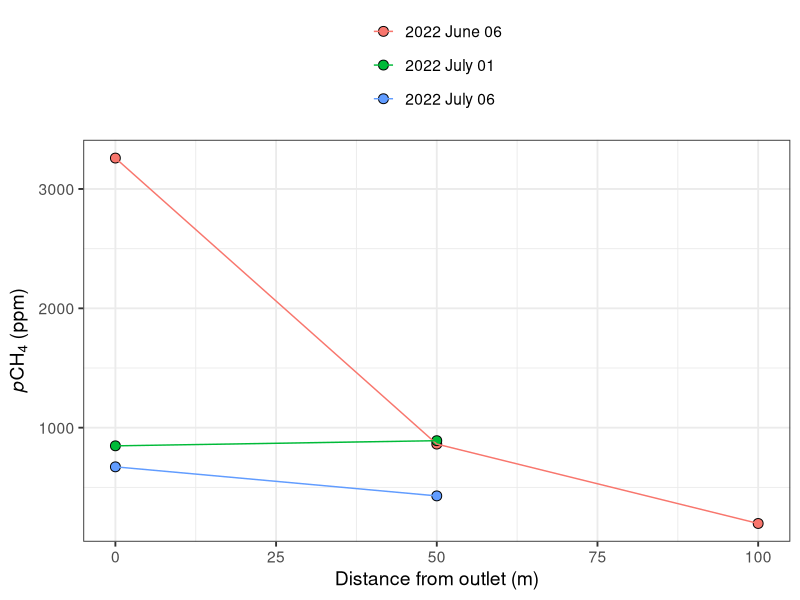
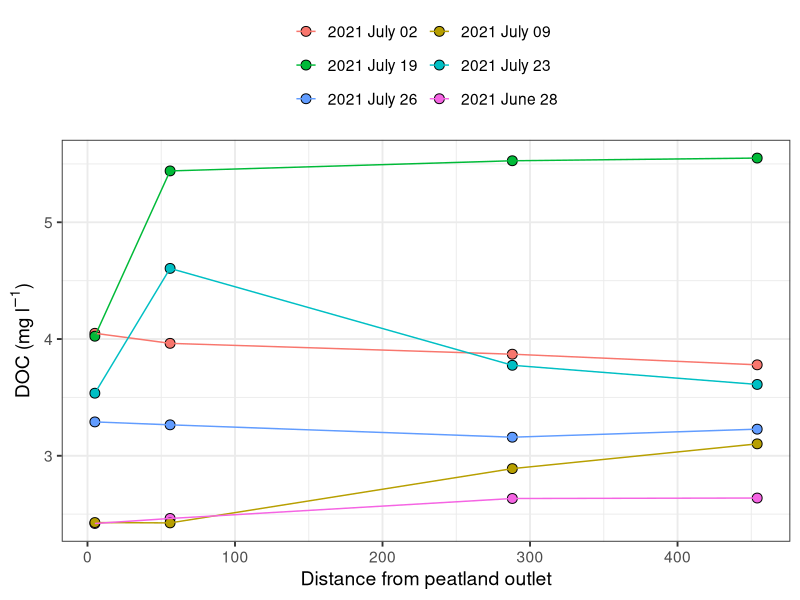
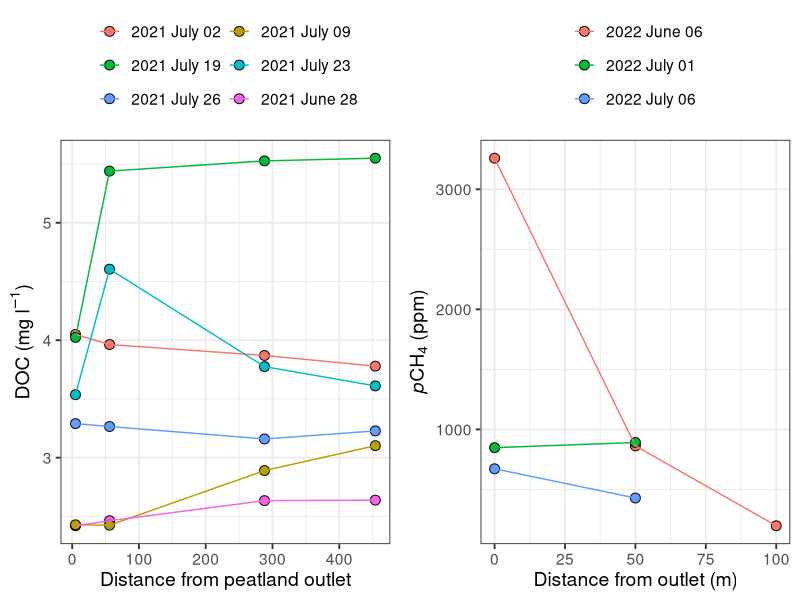

Reproduce these figures in R, in order.
#figure 9
library(here)
library(dplyr)
library(ggplot2)
library(ggpubr)

CH4_df_summary <- read.csv(here::here("Whitmore_etal_Biogeochemistry/methane_df.csv"))

DOC_df <- read.csv(here::here("Whitmore_etal_Biogeochemistry/DOC_df.csv"))
DOC_df$Date <- as.Date(DOC_df$Date, format="%m/%d/%y")

DOC_df$Date_plot <- as.character(format(DOC_df$Date,format="%Y %B %d"))
#without colmillo data
DOC_spatial <- ggplot(DOC_df %>%filter(SampleType=="Station")%>%filter(WS=="Gavilan")%>%filter(Date<"2022-01-01"))+
  geom_point(aes(x=Distance_from_peatland, y=DOC, fill=Date_plot), shape=21,size=3) + 
  geom_line(aes(x=Distance_from_peatland, y=DOC,color=Date_plot)) + 
  xlab("Distance from peatland outlet") +
  ylab(expression(paste('DOC (mg ' , l^-1,")"))) +
  labs(fill="Date",color="Date") +
  theme_bw(base_size = 14) +
  theme(legend.position = "top",
        legend.title = element_blank())  +
  guides(color=guide_legend(nrow=3,byrow=TRUE),
         fill=guide_legend(nrow=3,byrow=TRUE)) 

##longitudinal

CH4_df_summary$Date_format <- as.Date(CH4_df_summary$DateTime)
CH4_df_summary$Date_plot <- as.character(format(CH4_df_summary$Date_format,format="%Y %B %d"))
CH4_df_summary$Date_plot <- reorder(CH4_df_summary$Date_plot, CH4_df_summary$Date_format)


ch4_spatial <- ggplot(CH4_df_summary %>%filter(Site=="Outlet")) +
  geom_point(aes(x=as.numeric(gsub('m','',Site2)),y=pCH4_ppm, fill=Date_plot), size=3,shape=21) +
  geom_line(aes(x=as.numeric(gsub('m','',Site2)), y=pCH4_ppm,color=Date_plot)) +
  #  scale_y_continuous(transform = "log",breaks=c(2000,1000,500,200)) +
  #  scale_fill_manual(labels = c("June-06","July-01","July-06"),values=c("#e41a1c","#377eb8","#4daf4a")) +
  ylab(expression(italic(p)*CH[4] ~'(ppm)')) + xlab("Distance from outlet (m)")  + labs(fill="Date collected",color="Date collected") +
  theme_bw(base_size = 14)+
  theme(legend.position = "top",
        legend.title = element_blank()) +
  guides(color=guide_legend(nrow=3,byrow=TRUE),
         fill=guide_legend(nrow=3,byrow=TRUE))

spatial_full_plot <- ggarrange(DOC_spatial,ch4_spatial#,common.legend = TRUE
)
